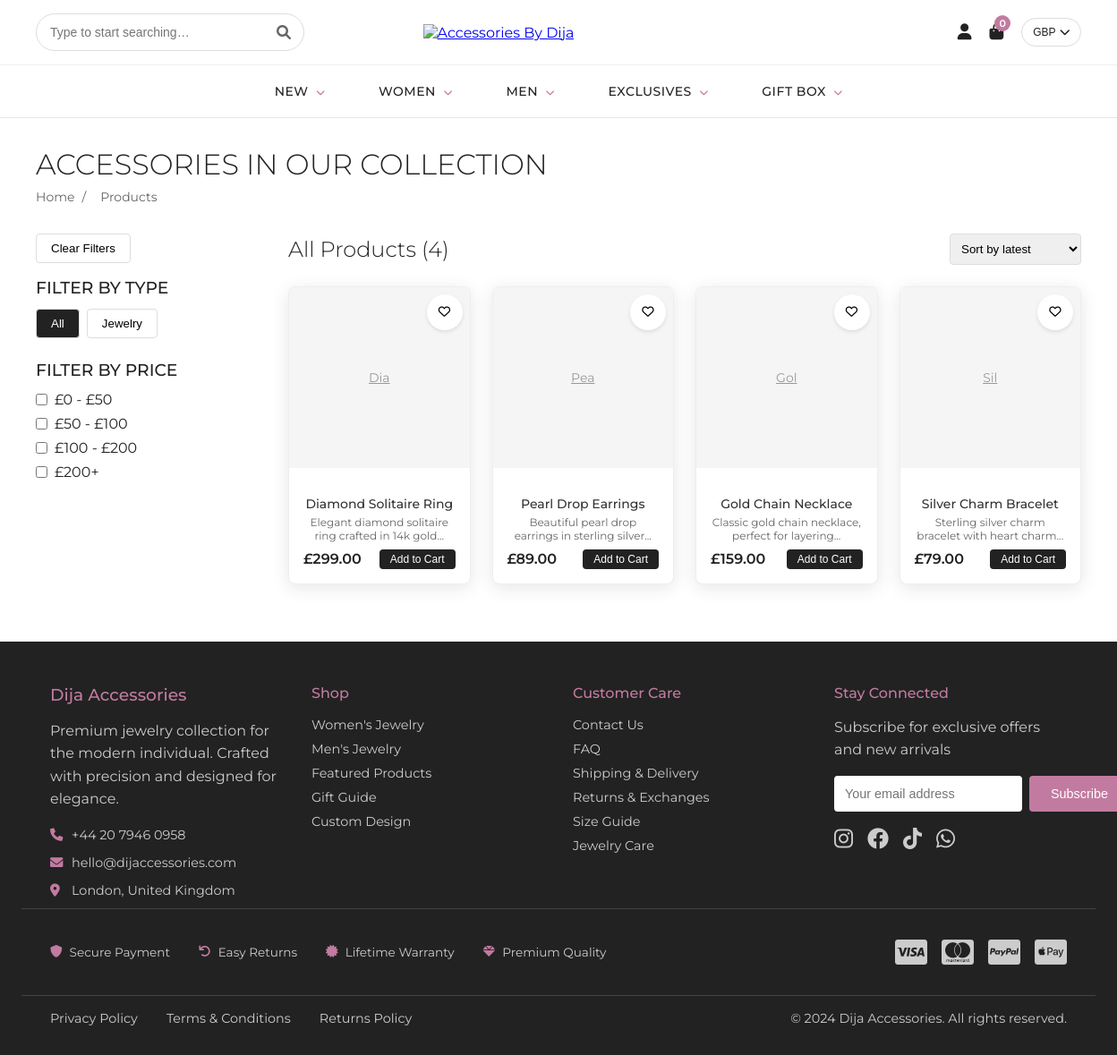
The page /products.php on the database as committed earlier.
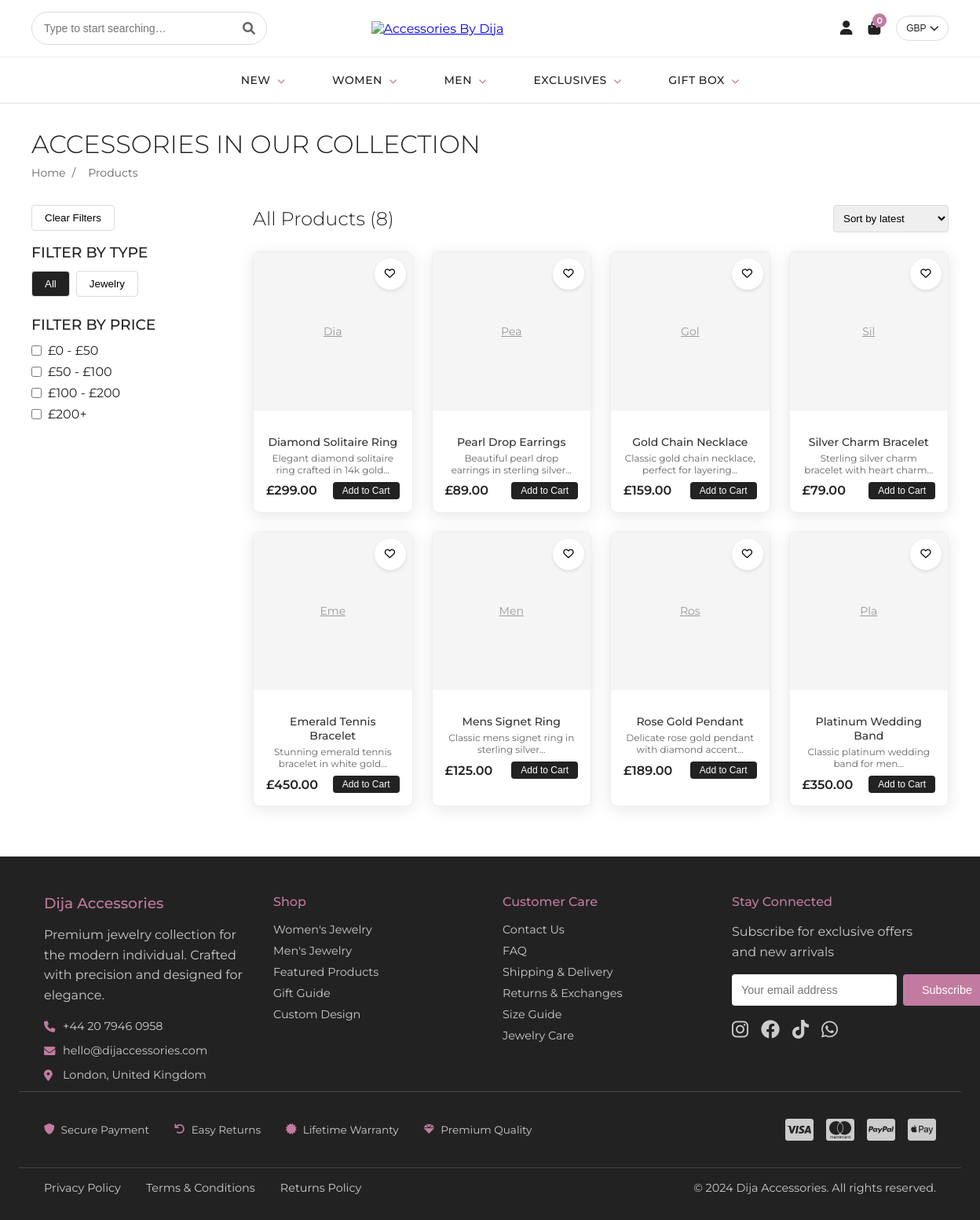
The same page on the database as committed later.
### tables this page shows
CREATE TABLE IF NOT EXISTS products (
    id INT PRIMARY KEY AUTO_INCREMENT,
    name VARCHAR(255) NOT NULL,
    slug VARCHAR(255) UNIQUE NOT NULL,
    description TEXT,
    short_description VARCHAR(500),
    sku VARCHAR(100) UNIQUE NOT NULL,
    price DECIMAL(10,2) NOT NULL,
    sale_price DECIMAL(10,2) NULL,
    stock_quantity INT DEFAULT 0,
    weight DECIMAL(8,2),
    dimensions VARCHAR(100),
    material VARCHAR(100),
    stone_type VARCHAR(100),
    gender ENUM('men', 'women', 'unisex') DEFAULT 'unisex',
    is_featured BOOLEAN DEFAULT FALSE,
    is_active BOOLEAN DEFAULT TRUE,
    meta_title VARCHAR(255),
    meta_description VARCHAR(500),
    created_at TIMESTAMP DEFAULT CURRENT_TIMESTAMP,
    updated_at TIMESTAMP DEFAULT CURRENT_TIMESTAMP ON UPDATE CURRENT_TIMESTAMP
);

### products.php (the view, shortened to what this page needs)
<?php
require_once 'config/database.php';
include 'includes/header.php';
$where = ["is_active = 1"];
$params = [];
try {
    $sql = "SELECT * FROM products WHERE " . implode(" AND ", $where) . " ORDER BY created_at DESC";
    $stmt = $pdo->prepare($sql);
    $stmt->execute($params);
    $products = $stmt->fetchAll(PDO::FETCH_ASSOC);
} catch (Exception $e) {
    $products = [];
}
?>
<link rel="stylesheet" href="https://cdnjs.cloudflare.com/ajax/libs/font-awesome/6.0.0/css/all.min.css">
<link rel="stylesheet" href="https://cdn.jsdelivr.net/npm/swiper@10/swiper-bundle.min.css">
<main>
    <div class="page-header">
        <h1>ACCESSORIES IN OUR COLLECTION</h1>
        <div class="breadcrumb">
            <a href="index.php">Home</a>
            <span>/</span>
            <span>Products</span>
        </div>
    </div>
    <div class="products-layout">
        <div class="filters-sidebar">
            <button id="clear-filters" class="clear-btn">Clear Filters</button>
            <div class="filter-section">
                <h3>FILTER BY TYPE</h3>
                <div class="filter-buttons">
                    <button class="type-filter active" data-type="all">All</button>
                    <button class="type-filter" data-type="jewelry">Jewelry</button>
                </div>
            </div>
            <div class="filter-section">
                <h3>FILTER BY PRICE</h3>
                <div class="price-filters">
                    <label><input type="checkbox" class="price-filter" data-min="0" data-max="50"> £0 - £50</label>
                    <label><input type="checkbox" class="price-filter" data-min="50" data-max="100"> £50 - £100</label>
                    <label><input type="checkbox" class="price-filter" data-min="100" data-max="200"> £100 - £200</label>
                    <label><input type="checkbox" class="price-filter" data-min="200" data-max="999"> £200+</label>
                </div>
            </div>
        </div>
        <div class="products-area">
            <div class="products-header">
                <h2>All Products (<?= count($products) ?>)</h2>
                <select id="sort-select" class="sort-select">
                    <option value="">Sort by latest</option>
                </select>
            </div>
            <div class="swiper-container">
                <div class="swiper-wrapper">
                    <?php
                    $chunks = array_chunk($products, 16);
                    foreach ($chunks as $chunk):
                    ?>
                    <div class="swiper-slide">
                        <div class="product-grid">
                            <?php foreach ($chunk as $product): ?>
                            <div class="product-card"
                                 data-price="<?= $product['price'] ?>"
                                 data-type="jewelry"
                                 data-name="<?= htmlspecialchars($product['name']) ?>">
                                <button class="wishlist-btn">
                                    <i class="far fa-heart"></i>
                                </button>
                                <a href="product.php?slug=<?= $product['slug'] ?>" class="product-image">
                                    <?= htmlspecialchars(substr($product['name'], 0, 3)) ?>
                                </a>
                                <div class="product-info">
                                    <h3><a href="product.php?slug=<?= $product['slug'] ?>" style="text-decoration:none;color:inherit;"><?= htmlspecialchars($product['name']) ?></a></h3>
                                    <p><?= htmlspecialchars(substr($product['description'] ?? '', 0, 50)) ?>...</p>
                                    <div class="product-footer">
                                        <span class="product-price" data-price="<?= $product['price'] ?>">£<?= number_format($product['price'], 2) ?></span>
                                        <button class="cart-btn">Add to Cart</button>
                                    </div>
                                </div>
                            </div>
                            <?php endforeach; ?>
                        </div>
                    </div>
                    <?php endforeach; ?>
                </div>
            </div>
        </div>
    </div>
</main>
<?php include 'includes/footer.php'; ?>

Rows that differ between the two databases and show on the page:
added products: name "Eme", name "Emerald Tennis Bracelet", description "Stunning emerald tennis bracelet in white gold", price "450.00"
added products: name "Men", name "Mens Signet Ring", description "Classic mens signet ring in sterling silver", price "125.00"
added products: name "Ros", name "Rose Gold Pendant", description "Delicate rose gold pendant with diamond accent", price "189.00"
added products: name "Pla", name "Platinum Wedding Band", description "Classic platinum wedding band for men", price "350.00"
Other text that changed with them:
count($products): "4" → "8"
